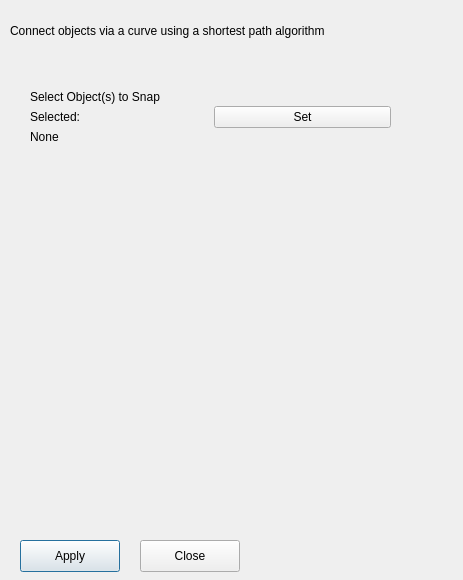
<?xml version="1.0" encoding="UTF-8"?>
<ui version="4.0">
 <class>Dialog</class>
 <widget class="QDialog" name="Dialog">
  <property name="geometry">
   <rect>
    <x>0</x>
    <y>0</y>
    <width>463</width>
    <height>580</height>
   </rect>
  </property>
  <property name="windowTitle">
   <string>Dialog</string>
  </property>
  <widget class="QPushButton" name="apply_button">
   <property name="geometry">
    <rect>
     <x>20</x>
     <y>540</y>
     <width>100</width>
     <height>32</height>
    </rect>
   </property>
   <property name="text">
    <string>Apply</string>
   </property>
  </widget>
  <widget class="QPushButton" name="close_button">
   <property name="geometry">
    <rect>
     <x>140</x>
     <y>540</y>
     <width>100</width>
     <height>32</height>
    </rect>
   </property>
   <property name="text">
    <string>Close</string>
   </property>
  </widget>
  <widget class="QWidget" name="gridLayoutWidget">
   <property name="geometry">
    <rect>
     <x>30</x>
     <y>80</y>
     <width>361</width>
     <height>479</height>
    </rect>
   </property>
   <layout class="QGridLayout" name="gridLayout">
    <item row="11" column="1">
    </item>
    <item row="10" column="1">
     <layout class="QGridLayout" name="gridLayout_5">
      <item row="1" column="0">
      </item>
      <item row="0" column="0">
      </item>
      <item row="2" column="0">
      </item>
     </layout>
    </item>
    <item row="4" column="1">
    </item>
    <item row="8" column="1">
    </item>
    <item row="11" column="0">
    </item>
    <item row="0" column="1">
    </item>
    <item row="2" column="0">
     <layout class="QVBoxLayout" name="verticalLayout_4">
      <item>
       <widget class="QLabel" name="label_2">
        <property name="text">
         <string>Select Object(s) to Snap</string>
        </property>
       </widget>
      </item>
      <item>
       <layout class="QHBoxLayout" name="horizontalLayout_6">
        <item>
         <widget class="QLabel" name="label_13">
          <property name="text">
           <string>Selected:</string>
          </property>
        <property name="maximumSize">
         <size>
          <width>16777215</width>
          <height>16777215</height>
         </size>
        </property>
         </widget>
        </item>
       </layout>
      </item>
      <item>
       <widget class="QLabel" name="outer_objs">
        <property name="sizePolicy">
        </property>
        <property name="text">
         <string>None</string>
        </property>
        <property name="wordWrap">
         <bool>true</bool>
        </property>
       </widget>
      </item>
     </layout>
    </item>
    <item row="6" column="0">
    </item>
    <item row="12" column="0">
     <widget class="QLabel" name="warnings">
      <property name="text">
       <string/>
      </property>
     </widget>
    </item>
    <item row="1" column="0">
     <spacer name="verticalSpacer_2">
      <property name="orientation">
       <enum>Qt::Vertical</enum>
      </property>
      <property name="sizeType">
       <enum>QSizePolicy::Fixed</enum>
      </property>
      <property name="sizeHint" stdset="0">
       <size>
        <width>10</width>
        <height>10</height>
       </size>
      </property>
     </spacer>
    </item>
    <item row="0" column="0">
     <layout class="QVBoxLayout" name="verticalLayout_2">
      <item>
      </item>
      <item>
       <layout class="QHBoxLayout" name="horizontalLayout_4">
        <item>
        </item>
        <item>
        </item>
       </layout>
      </item>
     </layout>
    </item>
    <item row="4" column="0">
    </item>
    <item row="10" column="0">
     <layout class="QGridLayout" name="gridLayout_3">
      <item row="5" column="0">
      </item>
     </layout>
    </item>
    <item row="8" column="0">
    </item>
    <item row="7" column="1">
    </item>
    <item row="6" column="1">
    </item>
    <item row="2" column="1">
     <widget class="QPushButton" name="outer_button">
      <property name="text">
       <string>Set</string>
      </property>
     </widget>
    </item>
    <item row="9" column="0">
     <spacer name="verticalSpacer">
      <property name="orientation">
       <enum>Qt::Vertical</enum>
      </property>
      <property name="sizeType">
       <enum>QSizePolicy::Fixed</enum>
      </property>
      <property name="sizeHint" stdset="0">
       <size>
        <width>10</width>
        <height>10</height>
       </size>
      </property>
     </spacer>
    </item>
    <item row="7" column="0">
    </item>
    <item row="3" column="0">
     <spacer name="verticalSpacer_3">
      <property name="orientation">
       <enum>Qt::Vertical</enum>
      </property>
      <property name="sizeType">
       <enum>QSizePolicy::Fixed</enum>
      </property>
      <property name="sizeHint" stdset="0">
       <size>
        <width>13</width>
        <height>13</height>
       </size>
      </property>
     </spacer>
    </item>
   </layout>
  </widget>
  <widget class="QLabel" name="label_7">
   <property name="geometry">
    <rect>
     <x>10</x>
     <y>20</y>
     <width>581</width>
     <height>21</height>
    </rect>
   </property>
   <property name="text">
    <string>Connect objects via a curve using a shortest path algorithm</string>
   </property>
  </widget>
  <widget class="QLabel" name="label_8">
   <property name="geometry">
    <rect>
     <x>10</x>
     <y>40</y>
     <width>331</width>
     <height>16</height>
    </rect>
   </property>
  </widget>
 </widget>
 <resources/>
 <connections/>
</ui>
